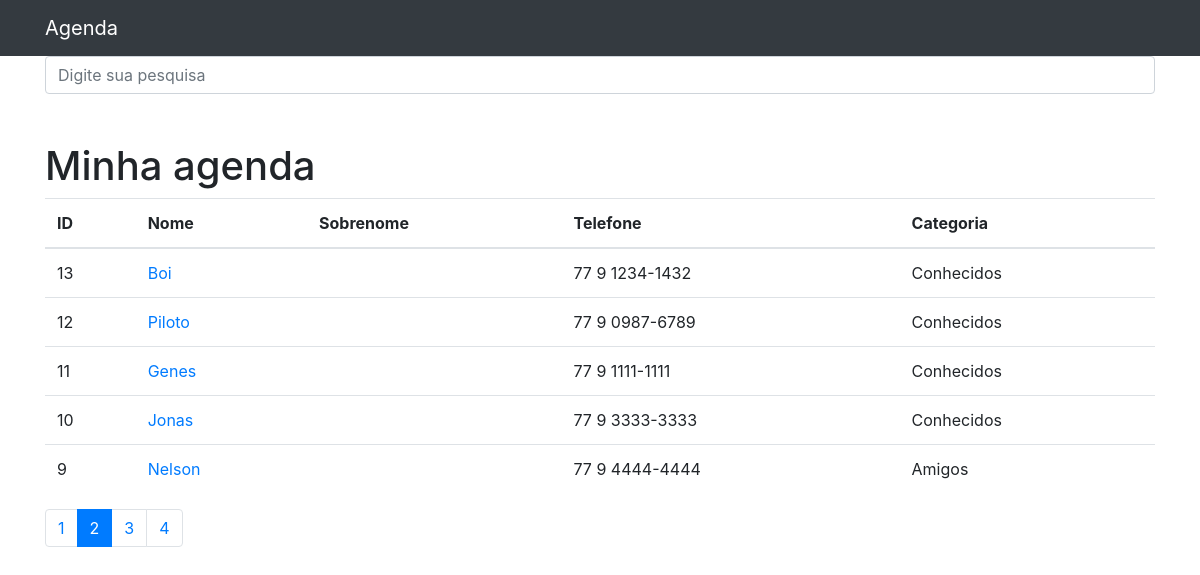
Screenshot of /?p=2&termo= with the database file from the repository.
### contatos/models.py (models this page shows, shortened)
class Contato(models.Model):  # contato está escrito no singular porque ele adiciona um "s" ao final
    nome = models.CharField(max_length=150)
    sobrenome = models.CharField(max_length=255, blank=True)
    telefone = models.CharField(max_length=255)
    email = models.CharField(max_length=255, blank=True)
    data_criacao = models.DateTimeField(default=timezone.now)
    descricao = models.TextField(blank=True)
    mostrar = models.BooleanField(default=True)
    foto = models.ImageField(blank=True, upload_to='fotos/%Y/%m/%d')  # cria uma pasta foto com uma pasta ano dentro, com uma pasta mês dentro, com uma pasta dia dentro.
    categoria = models.ForeignKey(Categoria, on_delete=models.DO_NOTHING)

class Categoria(models.Model):
    nome = models.CharField(max_length=255)
    def __str__(self) -> str:
        return self.nome  # retorna para o django o nome da categoria, assim fica mais facil visualizar no painél adminstrativo

### contatos/views.py (the view)
# urls.py: path('', views.index, name='index'),
def index(request):
    contatos = Contato.objects.order_by('-id').filter(mostrar=True)
    paginator = Paginator(contatos, 5)
    page = request.GET.get('p')
    contatos = paginator.get_page(page)
    return render(request, 'contatos/index.html', {
        'contatos': contatos
    })

### contatos/templates/contatos/index.html
{% extends 'base.html' %}
{% block conteudo %}
<h1 class="mt-5">Minha agenda</h1>
<table class="table">
  <thead>
    <tr>
      <th>ID</th>
      <th>Nome</th>
      <th>Sobrenome</th>
      <th>Telefone</th>
      <th>Categoria</th>
    </tr>
  </thead>
  <tbody>
    {% for contato in contatos %}
      {% if contato.mostrar %}
        <tr>
          <td>{{contato.id}}</td>
          <td>
            <a href="{% url 'ver_contato' contato.id %}">{{contato.nome}}</a>
          </td>
          <td>{{contato.sobrenome}}</td>
          <td>{{contato.telefone}}</td>
          <td>{{contato.categoria}}</td>
        </tr>
      {% endif %}
    {% endfor %}
  </tbody>
</table>
<nav aria-label="Page navigation example">
  <ul class="pagination">
    {% for pagina in contatos.paginator.page_range  %}
      {% if contatos.number == pagina %}
        <li class="page-item active">
          <a class="page-link" href="?p={{pagina}}&termo={{request.GET.termo}}">{{pagina}}</a>
        </li>
      {% else %}
        <li class="page-item">
          <a class="page-link" href="?p={{pagina}}&termo={{request.GET.termo}}">{{pagina}}</a>
        </li>
      {% endif %}
    {% endfor %}
  </ul>
</nav>
{% endblock %}

### rows the page displays
Contato: id "13", nome "Boi", telefone "77 9 1234-1432", categoria "Conhecidos"
Contato: id "12", nome "Piloto", telefone "77 9 0987-6789", categoria "Conhecidos"
Contato: id "11", nome "Genes", telefone "77 9 1111-1111", categoria "Conhecidos"
Contato: id "10", nome "Jonas", telefone "77 9 3333-3333", categoria "Conhecidos"
Contato: id "9", nome "Nelson", telefone "77 9 4444-4444", categoria "Amigos"

### other values shown
{{ pagina }} "1" "3" "4"
{{ pagina }} "2"
